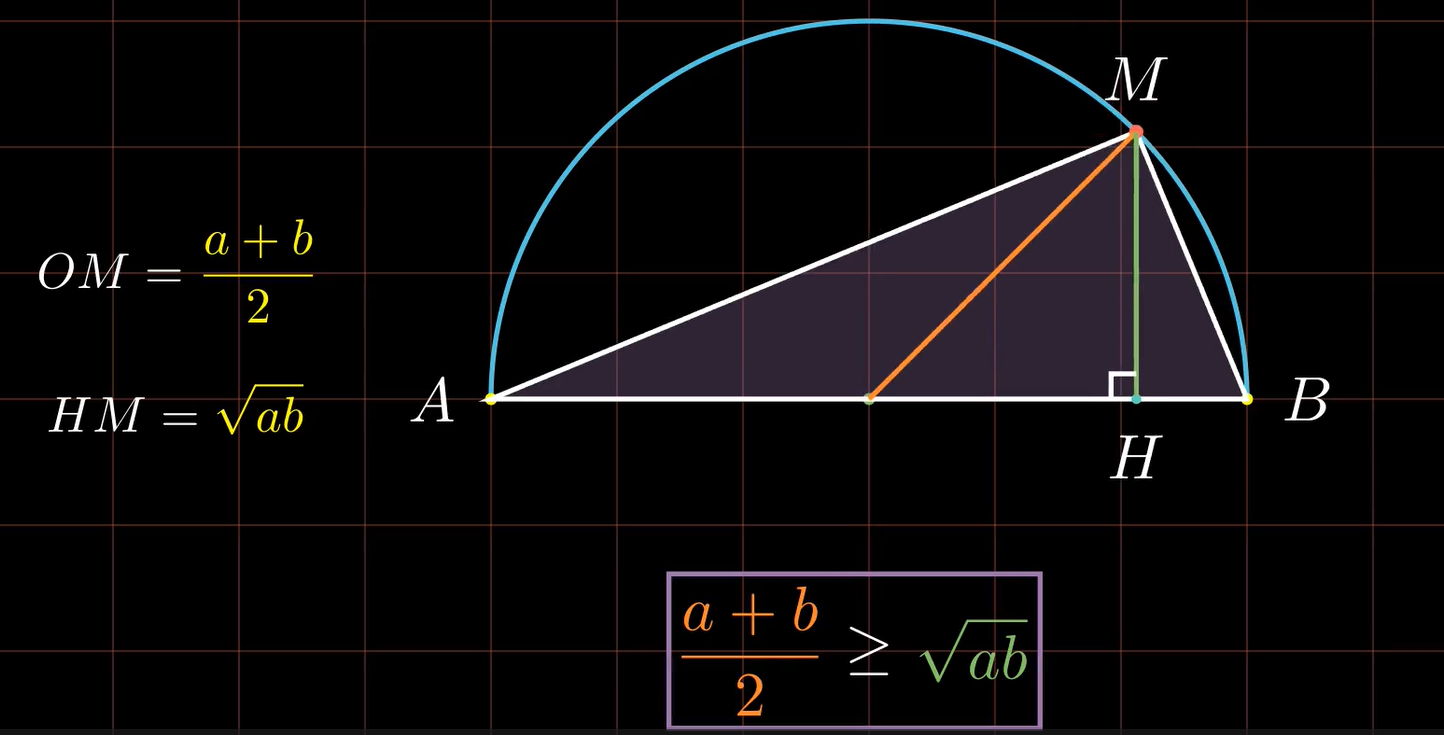

Source code (Python):
from manim import *

class M(Scene):
    def construct(self):
        map=NumberPlane(background_line_style={
            "stroke_color":RED_E,
            "stroke_width":1,
            "stroke_opacity":0.5
        })
        map.axes.set_opacity(0)
        self.add(map)
        
        cau=Text("AM-GM Inequality",font="times new roman",font_size=70).set_color_by_gradient(PURPLE,BLUE)

        self.play(Write(cau),run_time=1)
        self.play(cau.animate.shift(UP*3.5+RIGHT*4.2).scale(0.4))


        R = 3  # bán kính đường tròn
        center = ORIGIN
        A = center + LEFT * R
        B = center + RIGHT * R
        M = center  # trung điểm AB

        semicircle = Arc(radius=R, start_angle=0, angle=PI, color=BLUE)

        theta_tracker = ValueTracker(PI / 3)
        

        def get_C():
            angle = theta_tracker.get_value()
            return center + R * np.array([np.cos(angle), np.sin(angle), 0])

        def get_triangle():
            C = get_C()
            return Polygon(A, B, C, color=WHITE,fill_color=PURPLE,fill_opacity=0.3)

        def get_moving_dot():
            return Dot(get_C(), color=RED).scale(0.7)

        def get_median():
            return Line(get_C(), M, color=ORANGE)

        def get_altitude():
            C = get_C()
            x = C[0]
            H = np.array([x, 0, 0])
            return Line(C, H, color=GREEN)

        def get_foot_of_altitude():
            C = get_C()
            x = C[0]
            return Dot([x, 0, 0], color=TEAL).scale(0.5)
        def vh():
            C=get_C()
            x=C[0]
            H = np.array([x, 0, 0])
            return RightAngle(Line(A,B),Line(C,H),length=0.2,quadrant=(-1,-1))

        # Các thành phần động
        triangle = always_redraw(get_triangle)
        moving_dot = always_redraw(get_moving_dot)
        median = always_redraw(get_median)
        altitude = always_redraw(get_altitude)
        foot_dot = always_redraw(get_foot_of_altitude)
        v_h=always_redraw(vh)
        m_1=always_redraw(lambda:MathTex("M").next_to(get_C(),UP))
        h_1=always_redraw(lambda:MathTex("H").next_to(get_foot_of_altitude(),DOWN))
        vg=VGroup(triangle,moving_dot, median, altitude, foot_dot,v_h)


        # Các điểm cố định
        dot_A = Dot(A, color=YELLOW).scale(0.6)
        dot_B = Dot(B, color=YELLOW).scale(0.6)
        dot_M = Dot(M, color=GREEN).scale(0.6)

        label_A = MathTex("A").next_to(dot_A, LEFT)
        label_B = MathTex("B").next_to(dot_B, RIGHT)
        label_O = MathTex("O").next_to(dot_M, DOWN)

        oab=MathTex(r"AH=",
                   r"a",
                   r"\\",
                   r"BH=",
                   r"b").shift(UP*2.5+LEFT*5.5).scale(0.8)
        oab[1].set_color(YELLOW)
        oab[4].set_color(YELLOW)
        
        om=MathTex(r"OM=\frac{AB}{2}")
        om1=MathTex(r"OM=",r"\frac{a+b}{2}")
        om1[1].set_color(YELLOW)
        omv=VGroup(om,om1).shift(UP*1.5).scale(0.8)

        hm=MathTex(r"HM=\sqrt{AH.BH}")
        hm1=MathTex(r"HM=",r"\sqrt{ab}")
        hm1[1].set_color(YELLOW)
        hmv=VGroup(hm,hm1).scale(0.8).shift(UP*0.4)

        voh=VGroup(om,hm,om1,hm1).next_to(oab,DOWN*2.5)
        voh1=VGroup(om,hm)
        

        # Hiển thị hình
        self.play(Create(semicircle))
        self.play(FadeIn(dot_A, dot_B, dot_M, label_A, label_B, label_O,m_1,h_1,vg),run_time=1.5)
        self.play(FadeIn(oab))
        self.play(Write(voh1))
        self.play(Transform(om,om1),
                  Transform(hm,hm1),
                  FadeOut(oab))



        # Hoạt ảnh di chuyển điểm m
        self.play(theta_tracker.animate.set_value(PI * 0.8), run_time=2, rate_func=rate_functions.ease_in_out_sine)
        self.wait(0.5)
        
        f1=MathTex(r"OM",
                   r">",
                   r"HM").shift(DOWN*2)
        f2=MathTex(r"\geq").shift(DOWN*2)
        f1[0].set_color(ORANGE)
        f1[2].set_color(GREEN)
        self.play(Write(f1))
        self.wait()

        self.play(FadeOut(label_O),
                  theta_tracker.animate.set_value(PI * 0.5), run_time=1, rate_func=rate_functions.ease_in_out_sine)
        self.wait(0.5)
        self.play(Transform(f1[1],f2))
        t1=MathTex(r"\frac{a+b}{2}",
                   r"\sqrt{ab}")
        t1[0].set_color(ORANGE).next_to(f2,LEFT)
        t1[1].set_color(GREEN).next_to(f2,RIGHT)
        self.play(Transform(f1[0],t1[0]))
        self.play(Transform(f1[2],t1[1]))
        vv=VGroup(t1[0],t1[1],f2)
        box=SurroundingRectangle(vv,color=PURPLE)
        
        self.play(Create(box),theta_tracker.animate.set_value(PI * 0.2), run_time=1, rate_func=rate_functions.ease_in_out_sine)
        self.play(theta_tracker.animate.set_value(PI*0.8),run_time=2,rate_func=rate_functions.ease_in_out_sine)
        

        
        
        self.wait()
